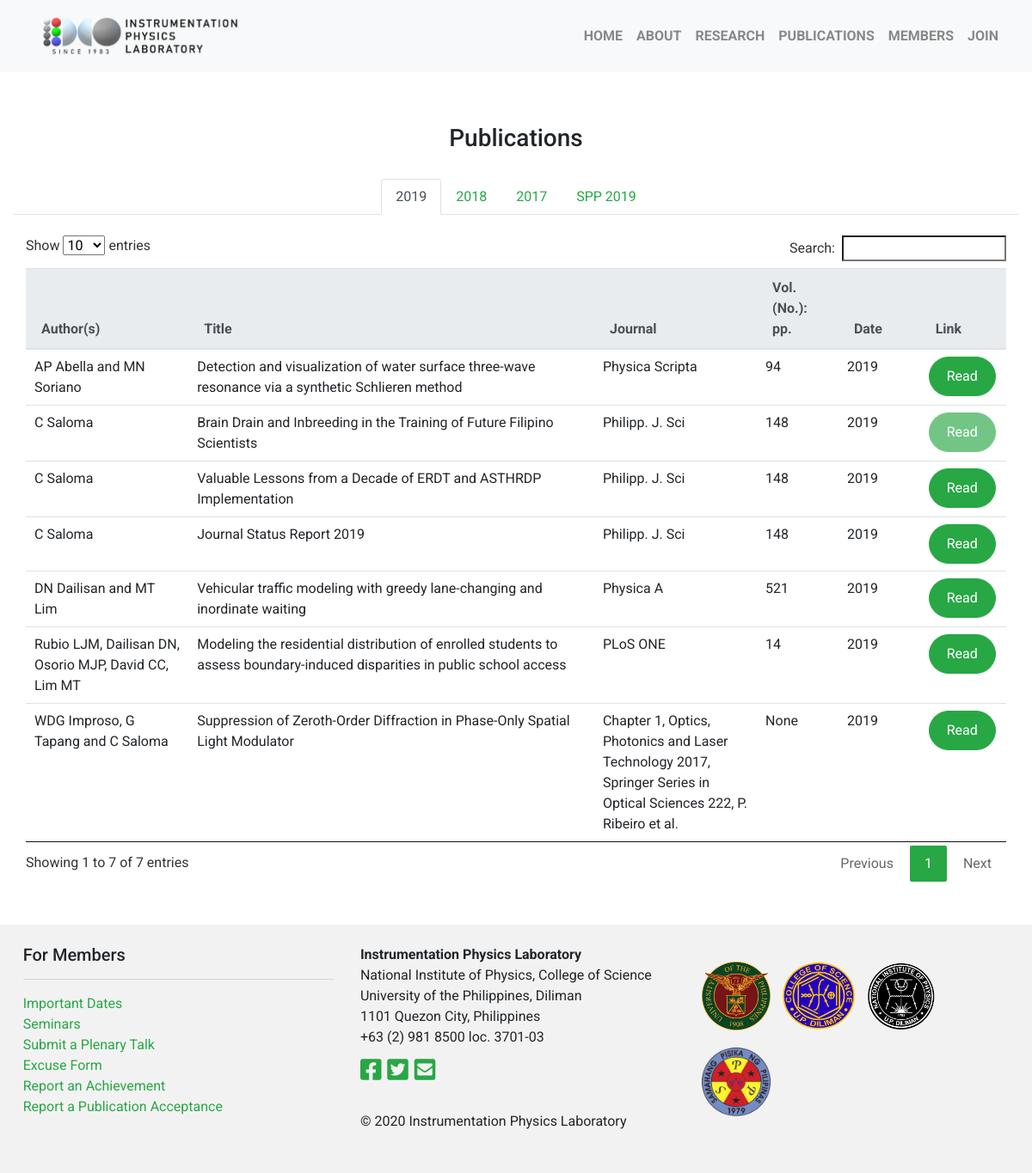
Page /publications on the committed database.
### models.py (models this page shows, shortened)
class TimestampMixin(object):
    date_created = db.Column(db.DateTime, nullable=False, default=datetime.utcnow)
    last_updated = db.Column(db.DateTime, default=datetime.utcnow, onupdate=datetime.utcnow)

class Publication(TimestampMixin, db.Model):
    __tablename__ = "publications"
    id = db.Column(db.Integer, primary_key=True)
    pub_type = db.Column(db.String, nullable=False)
    authors = db.Column(db.String, nullable=False)
    title = db.Column(db.String, nullable=False)
    journal = db.Column(db.String, nullable=False)
    volume = db.Column(db.Integer)
    issue = db.Column(db.Integer)
    month = db.Column(db.Integer)
    year = db.Column(db.Integer, nullable=False)
    page_start = db.Column(db.Integer)
    page_end = db.Column(db.Integer)
    url = db.Column(db.String)
    doi = db.Column(db.String)
    remarks = db.Column(db.String)

### application.py (the view)
@app.route("/publications")
def publications():
    reg_years = [2019, 2018, 2017]
    spp_years = [2019]
    regular = []
    spp = []
    for y in reg_years:
        res = Publication.query.filter(Publication.pub_type == "reg").filter(Publication.year == y).all()
        regular.append(res)
    for y in spp_years:
        res = Publication.query.filter(Publication.pub_type == "spp").filter(Publication.year == y).all()
        spp.append(res)
    return render_template("publications.html.j2",
                            regular=regular,
                            reg_years=reg_years,
                            spp=spp,
                            spp_years=spp_years)

### application.py (called while the page is built)
@app.context_processor
def inject_now():
    return {"now": datetime.now()}

@app.context_processor
def inject_month():
    month_list = [m for m in month_name]
    return {"month_list": month_list}

### web/templates/publications.html.j2 (shortened to what this page needs)
{% extends "layout.html.j2" %}
{% block body %}
<div class="container-fluid" style="padding-top: 50px; padding-bottom: 50px">
	<h3 class="text-center">Publications</h3>
	<ul class="nav nav-tabs justify-content-center" role="tablist">
		<li class="nav-item"><a class="nav-link active" data-toggle="tab" href="#pub2019">2019</a></li>
		<li class="nav-item"><a class="nav-link" data-toggle="tab" href="#pub2018">2018</a></li>
		<li class="nav-item"><a class="nav-link" data-toggle="tab" href="#pub2017">2017</a></li>
		<li class="nav-item"><a class="nav-link" data-toggle="tab" href="#spp2019">SPP 2019</a></li>
	</ul>
	<div class="tab-content">
        {% for pub_year in regular %}
            {% if loop.index0 == 0 %}
                <div id="pub{{ reg_years[loop.index0] }}" class="container-fluid tab-pane active">
            {% else %}
                <div id="pub{{ reg_years[loop.index0] }}" class="container-fluid tab-pane">
            {% endif %}
                <br />
                <div class="table-responsive-xl">
                    <table id="t_pub{{ reg_years[loop.index0] }}" class="table table-hover">
                        <thead class="thead-light">
                            <tr>
                                <th class="col-sm-2">Author(s)</th>
    							<th class="col-sm-5">Title</th>
    							<th class="col-sm-2">Journal</th>
    							<th class="col-sm-1">Vol. (No.): pp.</th>
    							<th class="col-sm-1">Date</th>
    							<th class="col-sm-1">Link</th>
                            </tr>
                        </thead>
                        <tbody>
                            {% for pub in pub_year %}
                                <tr>
    								<td>{{ pub.authors }}</td>
    								<td>{{ pub.title }}</td>
    								<td>{{ pub.journal }}</td>
    								<td>{{ pub.volume }}</td>
    								<td>{{ pub.year }}</td>
    								<td><a href="{{ pub.url }}" class="btn btn-success {{ 'disabled' if pub.url == None }}" style="border-radius: 30px" role="button" target="_blank">Read</a></td>
                                </tr>
                            {% endfor %}
                        </tbody>
                    </table>
                </div>
            </div>
        {% endfor %}
    </div>
</div>
{% endblock %}

### web/templates/layout.html.j2 (shortened to what this page needs)
<!DOCTYPE html>
<html lang="en">
<head>
    <link rel="stylesheet" href="/css/bootstrap.css">
    <link rel="stylesheet" href="/css/dataTables.bootstrap4.css">
    <link rel="stylesheet" href="https://cdnjs.cloudflare.com/ajax/libs/font-awesome/5.11.2/css/all.min.css">
    <link rel="stylesheet" href="/css/custom.css" />
</head>
<body>
    <nav class="nav navbar navbar-expand-lg navbar-light bg-light font-weight-bold sticky-top" role="navigation">
    	<div class="container-fluid">
    		<div class="navbar-header col-sm-3">
    			<a class="navbar-brand" href="/"><img src="images/IPL Logo.png" style="max-width: 100%; height: auto"></a>
    		</div>
    		<div class="collapse navbar-collapse" id="instru-navbar">
    			<ul class="nav navbar-nav ml-auto">
    				<li class="nav-item"><a class="nav-link" href="{{ url_for('index') }}">HOME</a></li>
    				<li class="dropdown nav-item">
                        <a class="nav-link" href="{{ url_for('about') }}">ABOUT</a>
                    </li>
    				<li class="dropdown nav-item">
    					<a class="nav-link" href="{{ url_for('research') }}">RESEARCH</a>
    				</li>
    				<li class="nav-item"><a class="nav-link" href="{{ url_for('publications') }}">PUBLICATIONS</a></li>
    				<li class="dropdown nav-item">
                        <a class="nav-link" href="#" data-toggle="dropdown" role="button" aria-expand="false">MEMBERS</a>
                    </li>
    				<li class="nav-item"><a class="nav-link" href="#">JOIN</a></li>
    			</ul>
    		</div>
    	</div>
    </nav>
    {% block body %}
    {% endblock %}
    <footer class="container-fluid" style="padding-top: 0">
        <div class="row" style="padding: 2% 1%">
            <div class="col">
                <h5>For Members</h5>
                <hr />
                <a href="https://our.upd.edu.ph/files/calendar/regular/ACAD%20CAL%202019-2020.pdf" target="_blank">Important Dates</a><br />
                <a href="https://docs.google.com/spreadsheets/u/2/d/1qChkLCnlDHZZHZmLgaXndxaQ7H_nRII9a9BpUABdxiU" target="_blank">Seminars</a><br />
                <a href="https://docs.google.com/forms/d/1Mc8RJBauLujmmmpBzJ-cyp3Lm92lr3CXIcc7yhqAHZs/viewform" target="_blank">Submit a Plenary Talk</a><br />
                <a href="https://docs.google.com/forms/d/1fbLDj27YFPcf5ZMxjLHOOq9YeXzLAyCsjW_rOV2hWQk/viewform" target="
                ">Excuse Form</a><br />
                <a href="https://docs.google.com/forms/d/1bGmMcnAu04fY1VjQrcH_tr-pOCju5X9fpLCO0ytdJ-k/viewform" target="_blank">Report an Achievement</a><br />
                <a href="{{ url_for('add_publication') }}">Report a Publication Acceptance</a>
            </div>
            <div class="col">
                <b>Instrumentation Physics Laboratory</b><br />
                National Institute of Physics, College of Science<br />
                University of the Philippines, Diliman <br />
                1101 Quezon City, Philippines<br />
                +63 (2) 981 8500 loc. 3701-03<br />
                <h3>
                    <a href="https://www.facebook.com/officialinstru" class="fab fa-facebook-square" target="_blank"></a>
                    <a href="https://www.twitter.com/officialinstru" class="fab fa-twitter-square" target="_blank"></a>
                    <a href="mailto:csaloma@nip.upd.edu.ph" class="fas fa-envelope-square" target="_blank"></a>
                </h3>
                &copy; {{ now.year }} Instrumentation Physics Laboratory
            </div>
            <div class="col" style="height: 100px">
                <a href="http://upd.edu.ph/" target="_blank"><img src="images/UP.png" class="img-fluid" style="height: 100%; padding: 20px 5px 0 5px"></a>
                <a href="http://www.science.upd.edu.ph/" target="_blank"><img src="images/CS.png" class="img-fluid" style="height: 100%; padding: 20px 5px 0 5px"></a>
                <a href="http://www.nip.upd.edu.ph/" target="_blank"><img src="images/National_Institute_of_Physics_logo.png" class="img-fluid" style="height: 100%; padding: 20px 5px 0 5px"></a>
    			<a href="http://spp-online.org/" target="_blank"><img src="images/SPP.png" class="img-fluid" style="height: 100%; padding: 20px 5px 0 5px"></a>
            </div>
        </div>
    </footer>
</body>
</html>

### web/static/css/custom.css (style rules this page uses)
h3, h4 { margin: 10px 0 30px 0; }
.btn { padding: 10px 20px; border-radius: 0; transition: .2s; }
.navbar { margin-bottom: 0; border: 0; opacity: 0.9; }

### web/templates/layout.html.j2 (style rules this page uses)
body { font-family: 'Roboto', sans-serif; }

### rows in the picture
Publication: authors "DN Dailisan and MT Lim", title "Vehicular traffic modeling with greedy lane-changing and inordinate waiting", journal "Physica A", volume "521", year "2019"
Publication: authors "AP Abella and MN Soriano", title "Detection and visualization of water surface three-wave resonance via a synthetic Schlieren method", journal "Physica Scripta", volume "94", year "2019"
Publication: authors "C Saloma", title "Brain Drain and Inbreeding in the Training of Future Filipino Scientists", journal "Philipp. J. Sci", volume "148", year "2019"
Publication: authors "WDG Improso, G Tapang and C Saloma", title "Suppression of Zeroth-Order Diffraction in Phase-Only Spatial Light Modulator", journal "Chapter 1, Optics, Photonics and Laser Technology 2017, Springer Series in Optical Sciences 222, P. Ribeiro et al.", volume "None", year "2019"
Publication: authors "C Saloma", title "Valuable Lessons from a Decade of ERDT and ASTHRDP Implementation", journal "Philipp. J. Sci", volume "148", year "2019"
Publication: authors "C Saloma", title "Journal Status Report 2019", journal "Philipp. J. Sci", volume "148", year "2019"
Publication: authors "Rubio LJM, Dailisan DN, Osorio MJP, David CC, Lim MT", title "Modeling the residential distribution of enrolled students to assess boundary-induced disparities in public school access", journal "PLoS ONE", volume "14", year "2019"
